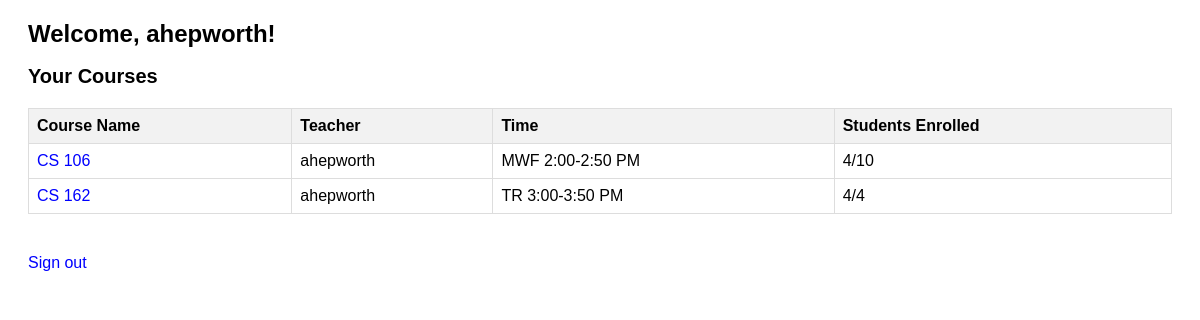
/dashboard/teacher (signed in), run on the app's committed database.
### models.py (models this page shows)
class User(db.Model):
    __tablename__ = 'auth'
    id = db.Column(db.Integer, primary_key=True)
    username = db.Column(db.String, unique=True, nullable=False)
    password = db.Column(db.String, nullable=False)  # Store plaintext password here
    role = db.Column(db.String, nullable=False)  # 'student', 'teacher', 'admin'

class Class(db.Model):
    __tablename__ = 'classes'
    id = db.Column(db.Integer, primary_key=True)
    name = db.Column(db.String, nullable=False)
    teacher_id = db.Column(db.Integer, db.ForeignKey('auth.id'), nullable=False)
    time = db.Column(db.String, nullable=False)
    capacity = db.Column(db.Integer, nullable=False)
    teacher = db.relationship('User', backref='classes', lazy=True)

### app.py (the view, shortened to what this page needs)
@app.route('/dashboard/<role>')
def dashboard(role):
    if role == 'teacher':
        teacher_id = session.get('id')
        if not teacher_id:
            flash("Unauthorized access! Please log in.", "danger")
            return redirect(url_for("login"))
        classes = Class.query.filter_by(teacher_id=teacher_id).all()
        class_info = [
            {
                'id': class_.id,
                'name': class_.name,
                'teacher': User.query.get(teacher_id).username,
                'time': class_.time,
                'capacity': class_.capacity,
                'enrolled': Enrollment.query.filter_by(class_id=class_.id).count()
            }
            for class_ in classes
        ]
        return render_template('teacherDashboard.html', classes=class_info)

### templates/teacherDashboard.html (shortened to what this page needs)
<!DOCTYPE html>
<html lang="en">
<head>
</head>
<body>
    <div class="container">
        <h1>Welcome, {{ session.get('username') }}!</h1>
        <h2>Your Courses</h2>
        <table>
            <thead>
                <tr>
                    <th>Course Name</th>
                    <th>Teacher</th>
                    <th>Time</th>
                    <th>Students Enrolled</th>
                </tr>
            </thead>
            <tbody>
                {% for class_ in classes %}
                <tr>
                    <td><a href="{{ url_for('view_class', class_id=class_['id']) }}">{{ class_['name'] }}</a></td>
                    <td>{{ class_['teacher'] }}</td>
                    <td>{{ class_['time'] }}</td>
                    <td>{{ class_['enrolled'] }}/{{ class_['capacity'] }}</td>
                </tr>
                {% endfor %}
            </tbody>
        </table>
        <a class="logout" href="{{ url_for('logout') }}">Sign out</a>
    </div>
</body>
</html>

### templates/teacherDashboard.html (style rules this page uses)
body { font-family: Arial, sans-serif; }
h1 { font-size: 24px; }
h2 { font-size: 20px; margin-bottom: 10px; }
table { width: 100%; border-collapse: collapse; margin: 20px 0; }
th, td { border: 1px solid #ddd; padding: 8px; text-align: left; }
th { background-color: #f2f2f2; }
a { text-decoration: none; color: blue; }
.container { margin: 20px; }
.logout { margin-top: 20px; display: inline-block; }

### data on the page
User: get "ahepworth", teacher "ahepworth" "ahepworth"
Class: name "CS 106", time "MWF 2:00-2:50 PM"
Class: name "CS 162", time "TR 3:00-3:50 PM"

### other printed values
{{ class_['enrolled'] }} "4" "4"
{{ class_['capacity'] }} "10" "4"
